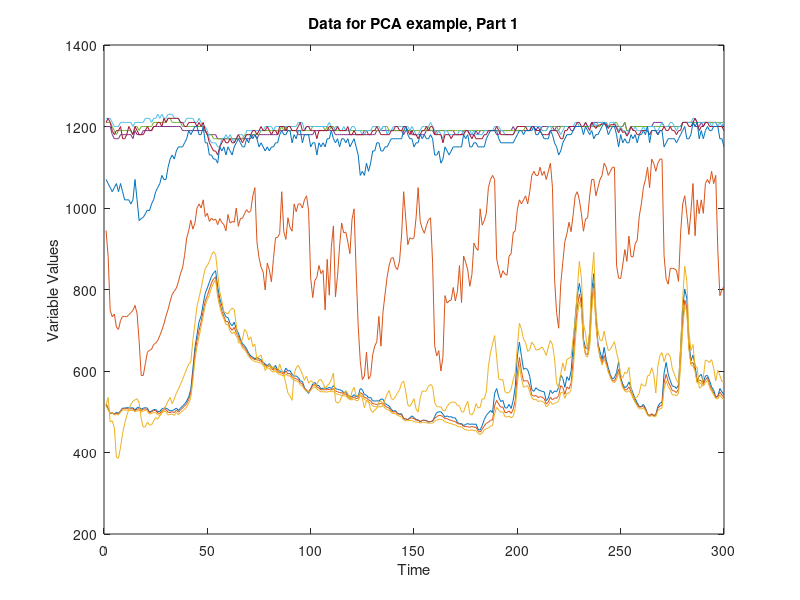

This figure's MATLAB source: (Note: this script raises an error after producing the figure.)
echo off
%PCADEMO Demonstrates the PCA and PCAPRO functions
echo on
clc

% This is a demonstration of the 'pca' and 'pcapro' functions
% in the PLS_Toolbox.  Just follow along and hit the return
% key when when you are ready to go on.
echo off

%Copyright Eigenvector Research, Inc. 1991-98
%Modified bmw 11/93
%Modified bmw 3/98 
echo on
% In order for this demo to run correctly the data set 'pcadata'
% must be available, along with the functions 'pca', 'pcapro',
% 'pltloads', 'pltscrs', 'ftest' and 'crossval'.

% Now hit any key to continue (do this each time you are ready
% to go on).

pause 

% First we must load the data set into memory.

load pcadata

% To find out what we have just loaded, use the 'whos' function
pause

whos

% So we have two data sets of different sizes, part1 and part2.
% The first part has 300 samples and the second part
% has 200 samples.  Both of course have 10 variables.
% Lets take a look at part1 first. Hit a key when ready for a plot.
pause

echo off
plot(part1);
title('Data for PCA example, Part 1')
xlabel('Time')
ylabel('Variable Values')
pause
echo on

% This looks pretty messy, so lets use PCA to simplfy the
% picture.  The first thing we want to do is use the
% 'autoscale' function since the variables span such a large
% size range.

[apart1,meanpart1,stdspart1] = auto(part1);

% We can now plot the autoscaled data to see if that looks
% any better.  Hit any key when ready to plot.
pause

echo off
plot(apart1);
title('Autoscaled Data for PCA example, Part 1')
xlabel('Time')
ylabel('Variable Values')
pause
echo on

% If anything, this looks worse, so lets try out the pca modelling.
% I'm going to need your help once the 'pca' function starts.
% You will have to chose the number of principal components 
% to keep in the model. First lets take a look at the cross validation
% results from this data. We'll generate them using the crossval
% function. Hit a key when you are ready.
pause
[press,cumpress] = crossval(apart1,[],'pca','con',10,3);
echo off
semilogy(cumpress,'-ob')
title('PRESS Results for PCA Model')
xlabel('Number of PCs')
ylabel('Cumulative PRESS')
echo on

% In this data set 4 principal components is a good choice.
% The 'pca' function will make a lot of plots, just read the labels
% to find out what they are.  It will also print out a table of the 
% variance captured by the model.

% Hit any key when ready to go.
pause

[scores,loads,ssq,res,q,tsq] = pca(apart1,1);
pause

% We now have a PCA model with as many PCs as you chose.  We might
% also want to look at some of the scores vectors plotted against
% each other.  We can do this using the 'pltscrs' function.
% Try ploting the first vs. second PCs and some other combinations.
% You can also do 3-D plots using 3 of the PCs. The routine 
% will plot them with the sample number if you want, but it is 
% pretty messy!

pause
pltscrs(scores)

% These plots really aren't all that interesting, but I wanted you
% to know how to make scores plots.  We can also plot pairs of
% loadings (or triples) against each other using 'pltloads'.
% The 'pltloads' function can also utilize a "vector" of
% labels for the variables.  We can input these variable names
% by creating a new variable where each "row" is one of the
% variable names.  Note that all variables must have the same
% number of letters!
labels = ['plenum-1'; 'plenum-2'; 'plenum-3'; 'deepest '; 'deep-2  '; ...
 'deep-3  '; 'midlevel'; 'shallow '; 'surface '; 'coldcap '];
pause
pltloads(loads,labels)

% Now say that we'd like to compare the data from part2 to
% the data from part 1 using the PCA model from part1.
% The first step is to use the same scaling with the part 2 data.

spart2 = scale(part2,meanpart1,stdspart1);
pause

% Note how we have used the means and standard deviations from
% part1 to scale part2.  We can now use the 'pcapro' function
% to compare the data sets.

[newscores,resids,tsqs] = pcapro(spart2,loads,ssq,q,tsq,1);
pause

% As you can see, the scores from part2 don't fall between the
% limits calculated for part1 after about the first 100 samples.
% The residual is also much larger and the T^2 value is too.
% This indicates that a major change has taken place in the process.

% We might want to look at these together on the same scatter plot.
pause

echo off
plot(scores(:,1),scores(:,2),'og',newscores(:,1),newscores(:,2),'+r');
title('Scores on First Two PCs for Old (0) and New (+) Data');
xlabel('Score on First PC from Old Model');
ylabel('Score on Second PC from Old Model');
pause
echo on

% This plot makes it even more evident that the second 
% half of the part2 data is very different.
% We can see that only the data in the first half of
% part2 could be classed in part1. 
